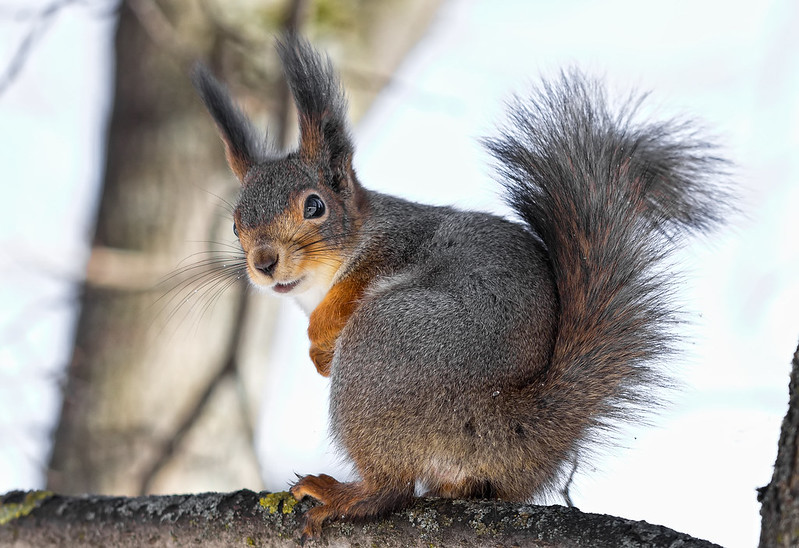
#> input picture resources/fox_squirrel_original.jpg, 799 x 548 px, found by its file name
$ python edge_detection.py
#> lines starting #> are read from the running program, lines starting #| are printed output that depends on the picture; after the words box and inside, x2 and y2 are one past the last pixel; in counts of white or black regions, pixels touching at a corner belong together
#> further down, img is the input picture: shape (548, 799, 3); mean B, G, R 157.1, 160.5, 163.1
### convolution_numpy.py
import numpy as np

from padding import reflect_pad, replicate_pad


def get_output_shape(x, kernel, stride, padding):
#> called with kernel = array of shape (3, 3), stride = (1, 1), padding = (1, 1)
    h, w, *_ = x.shape
#> h = 548; w = 799
    out_h = int(
        (h + 2*padding[0] - (kernel.shape[0] - 1) - 1) / stride[0] + 1
    )
#> out_h = 548
    out_w = int(
        (w + 2*padding[1] - (kernel.shape[1] - 1) - 1) / stride[1] + 1
    )
#> out_w = 799
    return out_h, out_w, *_


def convolve(x, kernel, stride=1, padding=0, padding_mode="replicate"):
    if isinstance(stride, int):
        stride = (stride, stride)
    if isinstance(padding, int):
        padding = (padding, padding)

    out_shape = get_output_shape(
        x, kernel=kernel, stride=stride, padding=padding,
    )
#> out_shape = (548, 799, 3)
    if x.ndim == 3:
        kernel = kernel[..., None].repeat(repeats=out_shape[2], axis=2)
    out = np.zeros(out_shape, dtype=np.float32)
    if padding_mode == "replicate":
        padded_x = replicate_pad(x, padding=padding)
    elif padding_mode == "reflect":
        padded_x = reflect_pad(x, padding=padding)
    for i in range(out_shape[0]):
        for j in range(out_shape[1]):
            x_region = padded_x[
                i*stride[0]: i*stride[0] + kernel.shape[0],
                j*stride[1]: j*stride[1] + kernel.shape[1],
                ...,
            ]
            conv_out = np.sum(x_region*kernel, axis=(0, 1))
            out[i, j, ...] = conv_out
    return out

### padding.py
# reflect_pad
# symmetric_pad

import numpy as np


# [48 lines left out: functions constant_pad, reflect_pad, not called in this run]


def replicate_pad(x, padding):
#> called with padding = (1, 1)
    if isinstance(padding, int):
        padding = (padding, padding)

    h, w, *_ = x.shape
#> h = 548; w = 799
    padded_x = np.zeros(
        (h + 2*padding[0], w + 2*padding[1], *_), dtype=x.dtype,
    )
    padded_x[padding[0]: padding[0] + h, padding[1]: padding[1] + w] = x
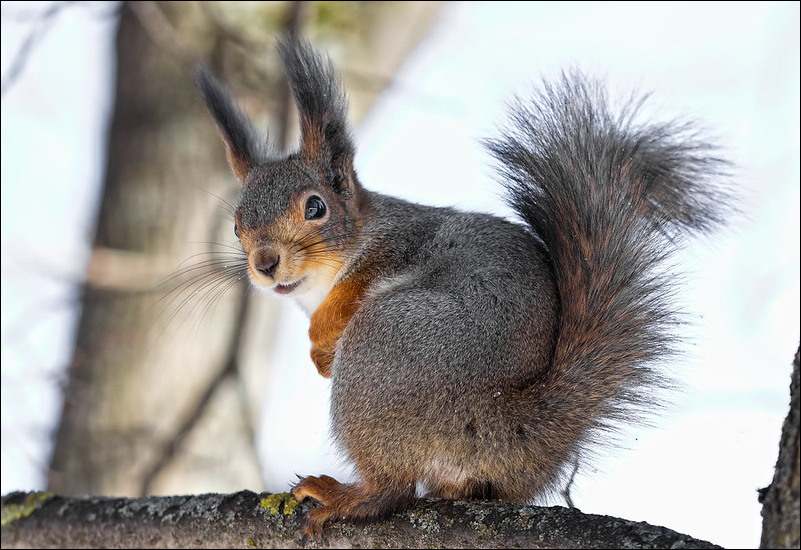
#> padded_x: shape (550, 801, 3); mean B, G, R 156.2, 159.5, 162.1
    padded_x[: padding[0], : padding[1], ...] = x[0, 0, ...]
#> padded_x: shape (550, 801, 3); under 0.01% of pixels changed, all inside (x1, y1, x2, y2) = (0, 0, 1, 1)
    padded_x[: padding[0], -padding[1]:, ...] = x[0, -1, ...]
#> padded_x: shape (550, 801, 3); mean B, G, R 156.2, 159.5, 162.1
    padded_x[-padding[0]:, : padding[1], ...] = x[-1, 0, ...]
#> padded_x: shape (550, 801, 3); mean B, G, R 156.2, 159.5, 162.1
    padded_x[-padding[0]:, -padding[1]:, ...] = x[-1, -1, ...]
#> padded_x: shape (550, 801, 3); mean B, G, R 156.2, 159.5, 162.1
    padded_x[: padding[0], padding[0]: -padding[1], ...] = x[0, :, ...]
    padded_x[-padding[0]:, padding[0]: -padding[1], ...] = x[-1, :, ...]
    padded_x[
        padding[0]: -padding[1], : padding[0], ...,
    ] = np.repeat(x[:, 0, ...][:, None, :], repeats=padding[1], axis=1)
    padded_x[
        padding[0]: -padding[1], -padding[0]:, ...,
    ] = np.repeat(x[:, -1, ...][:, None, :], repeats=padding[1], axis=1)
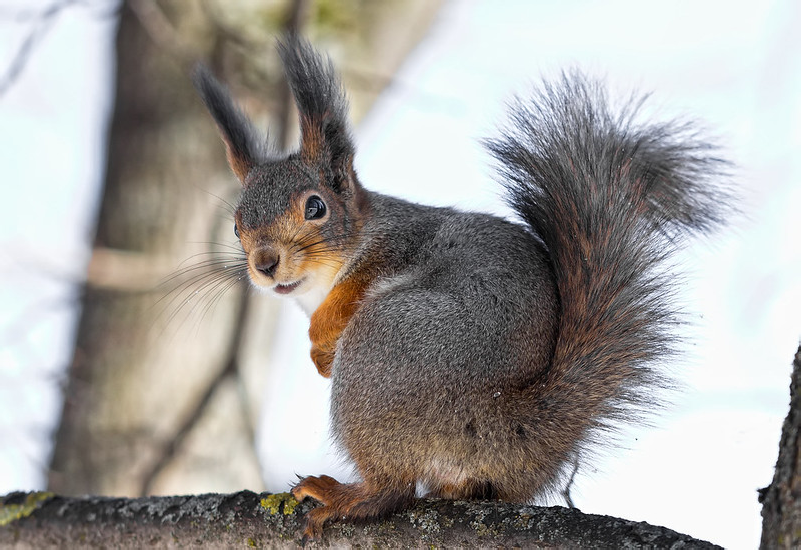
#> padded_x: shape (550, 801, 3); mean B, G, R 157.2, 160.6, 163.3
    return padded_x


# [15 lines that do not run on import are left out]

### utils.py
import cv2
import numpy as np
from PIL import Image


def round_half_up(x):
    return int(x + 0.5) if x > 0 else int(x - 0.5)


def show_image(x):
    Image.fromarray(cv2.cvtColor(x, cv2.COLOR_BGR2RGB)).show()


def to_grayscale(img):
    gray_img = cv2.cvtColor(src=img, code=cv2.COLOR_RGB2GRAY)
    return gray_img

### edge_detection.py
# References:
    # https://en.wikipedia.org/wiki/Sobel_operator
    # https://gaussian37.github.io/vision-concept-edge_detection/

import numpy as np

from convolution_numpy import convolve
from blurring import gaussian_blur


def sobel_edge_detect(x, to_uint8=True):
    x_kernel = np.array(
        [
            [-1, 0, 1],
            [-2, 0, 2],
            [-1, 0, 1],
        ],
        dtype=np.float32 # `np.finfo(np.float32).max` > `((255*4)**2)*2`
    )
    y_kernel = np.array(
        [
            [-1, -2, -1],
            [0, 0, 0],
            [1, 2, 1],
        ],
        dtype=np.float32
    )
    x_grad = convolve(
        x,
        kernel=x_kernel,
        padding=(x_kernel.shape[0]//2, x_kernel.shape[1]//2),
        padding_mode="replicate",
    )
#> after the loop in convolve, `for i in range(out_shape[0]):`:
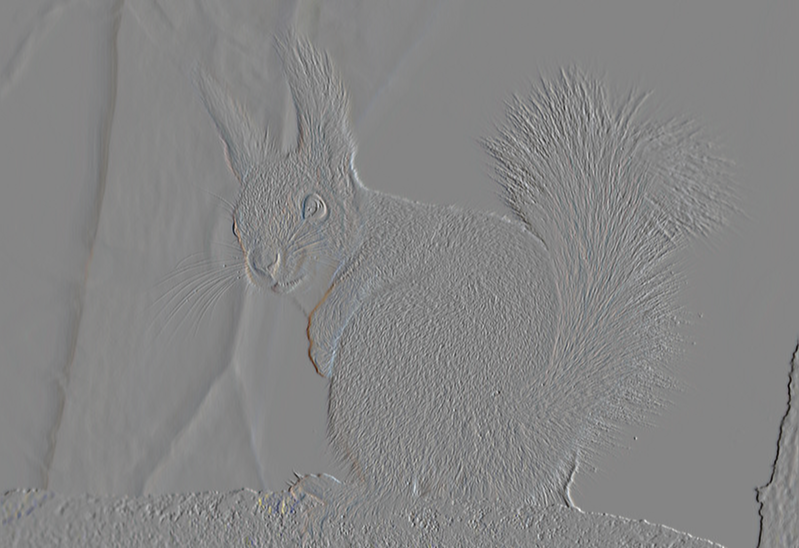
#> out: shape (548, 799, 3) float32; mean B, G, R -0.5, -0.5, -0.4; drawn with min black and max white
    y_grad = convolve(
        x,
        kernel=y_kernel,
        padding=(y_kernel.shape[0]//2, y_kernel.shape[1]//2),
        padding_mode="replicate",
    )
#> call 2 of convolve, with kernel = array of shape (3, 3), stride = 1, padding = (1, 1), padding_mode = 'replicate'
#> after the loop in convolve (call 2), `for i in range(out_shape[0]):`:
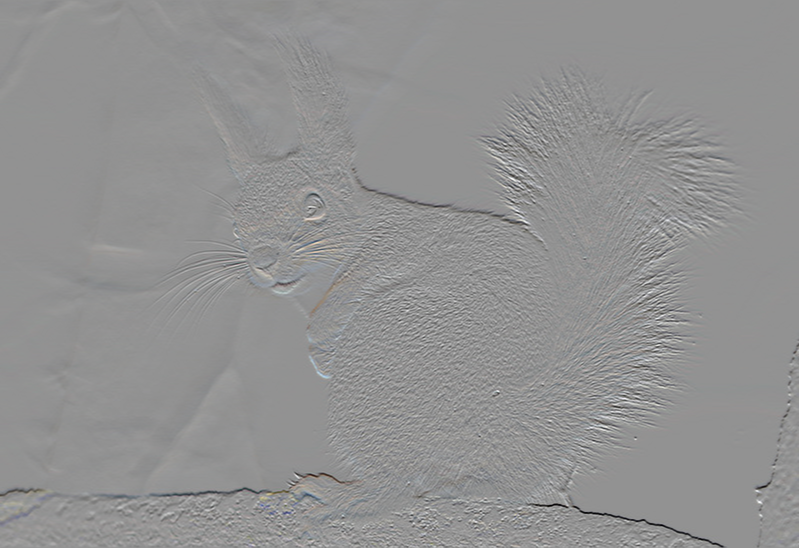
#> out: shape (548, 799, 3) float32; mean B, G, R -1.4, -1.4, -1.2; drawn with min black and max white
    if x.ndim == 3:
        x_grad = np.mean(x_grad, axis=2)
        y_grad = np.mean(y_grad, axis=2)

    grad_mag = (x_grad**2 + y_grad**2)**0.5
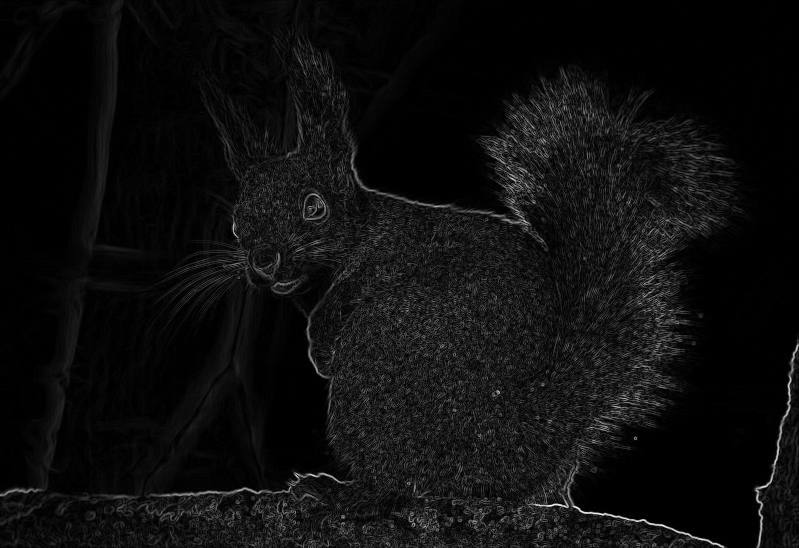
#> grad_mag: shape (548, 799) float32; min 0, max 1031.4, mean 58.6; drawn with min black and max white
    if to_uint8:
        grad_mag /= (((255*4)**2)*2)**0.5
        grad_mag *= 255
        grad_mag = grad_mag.astype(np.uint8)
    grad_dir = np.arctan2(y_grad, x_grad)
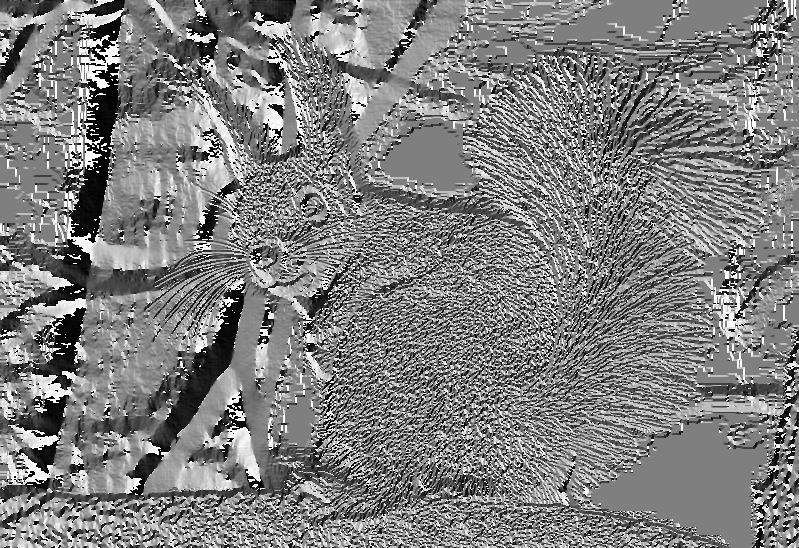
#> grad_dir: shape (548, 799) float32; min -3.14, max 3.14, mean -0.00334; drawn with min black and max white
    return grad_mag, grad_dir


def non_max_suppress(grad_mag, grad_dir):
    # Initialize an empty suppressed image
    suppressed = np.zeros_like(grad_mag)
    angle = grad_dir * 180 / np.pi
    angle[angle < 0] += 180  # Normalize direction to [0, 180]

    rows, cols = grad_mag.shape
    for i in range(1, rows - 1):
        for j in range(1, cols - 1):
            try:
                # Determine the neighboring pixels to compare
                q, r = 255, 255

                # Check direction and compare neighbors in that direction
                if (0 <= angle[i, j] < 22.5) or (157.5 <= angle[i, j] <= 180):
                    q = grad_mag[i, j + 1]
                    r = grad_mag[i, j - 1]
                elif (22.5 <= angle[i, j] < 67.5):
                    q = grad_mag[i + 1, j - 1]
                    r = grad_mag[i - 1, j + 1]
                elif (67.5 <= angle[i, j] < 112.5):
                    q = grad_mag[i + 1, j]
                    r = grad_mag[i - 1, j]
                elif (112.5 <= angle[i, j] < 157.5):
                    q = grad_mag[i - 1, j - 1]
                    r = grad_mag[i + 1, j + 1]

                # Suppress pixel if it is not the local maximum
                if grad_mag[i, j] >= q and grad_mag[i, j] >= r:
                    suppressed[i, j] = grad_mag[i, j]
                else:
                    suppressed[i, j] = 0
            except IndexError:
                pass
    return suppressed


def canny_edge_detect(x, kernel_size, std):
    x = gaussian_blur(x, kernel_size=kernel_size, std=std)
    grad_mag, grad_dir = sobel_edge_detect(x, to_uint8=False)
    out = non_max_suppress(grad_mag=grad_mag, grad_dir=grad_dir)


if __name__ == "__main__":
    import cv2

    from utils import show_image

    img_path = "/Users/jongbeomkim/Desktop/workspace/image-processing-algorithms/resources/fox_squirrel_original.jpg"
    img = cv2.imread(img_path, cv2.IMREAD_COLOR)

    sobel_out, _ = sobel_edge_detect(img)
    show_image(sobel_out)

$ run again, with resources/golden_retriever_original.jpg copied over resources/fox_squirrel_original.jpg
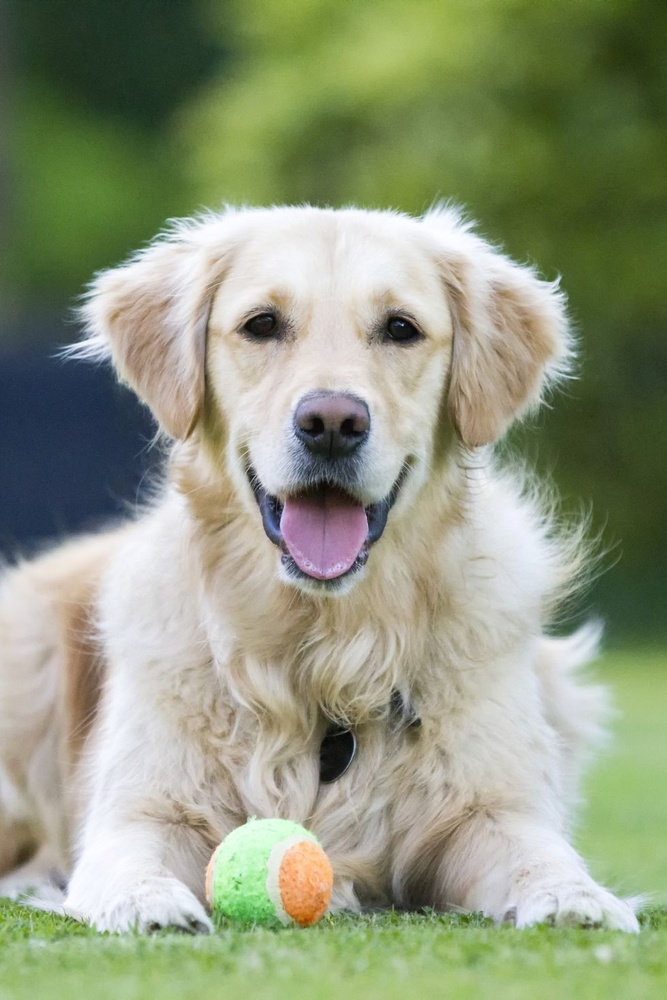
#> input picture resources/golden_retriever_original.jpg, 667 x 1000 px, shrunk from 980 x 1470 before the run, found by its file name
#> img is the input picture: shape (1000, 667, 3); mean B, G, R 126.5, 152.6, 144.6
#> out_shape = (1000, 667, 3)
#> after the loop in convolve (call 2), `for i in range(out_shape[0]):`:
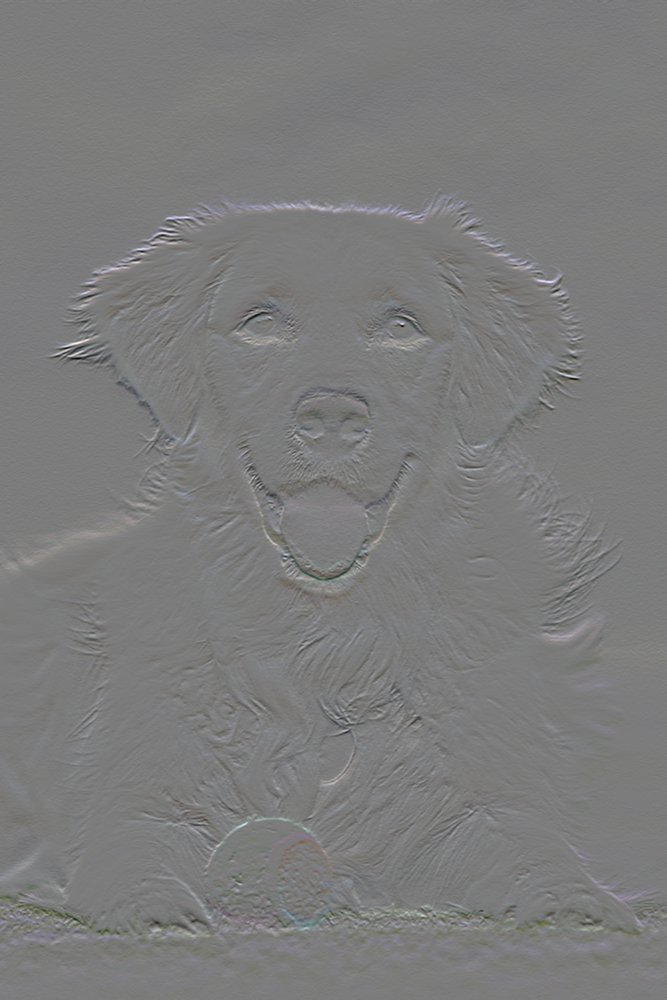
#> out: shape (1000, 667, 3) float32; mean B, G, R 0.6, 0.7, 0.6; drawn with min black and max white
#> in sobel_edge_detect, `grad_dir = np.arctan2(y_grad, x_grad)`:
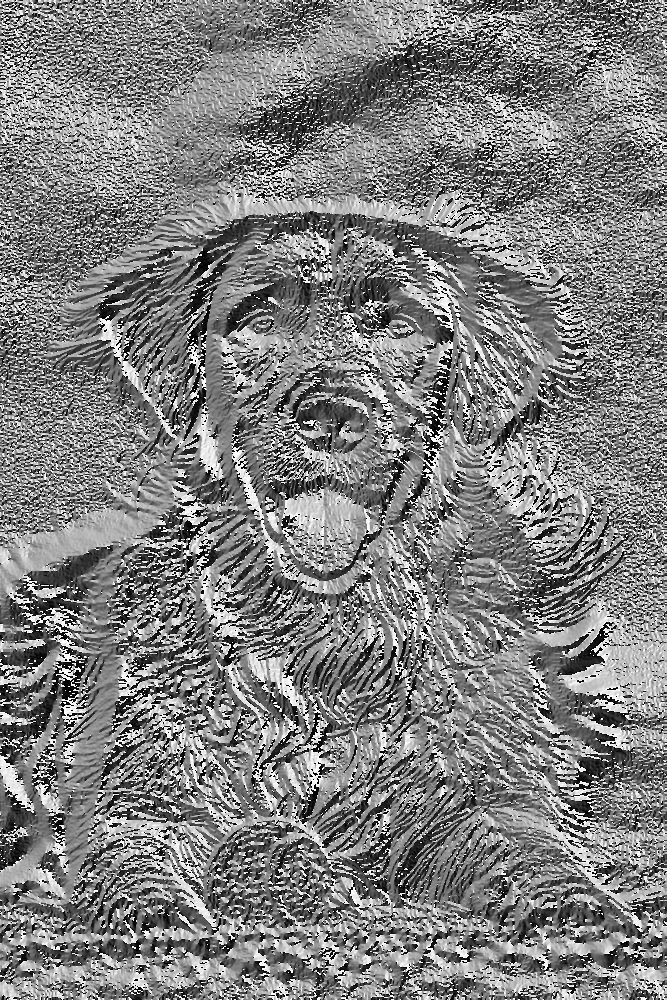
#> grad_dir: shape (1000, 667) float32; min -3.14, max 3.14, mean 0.0121; drawn with min black and max white
